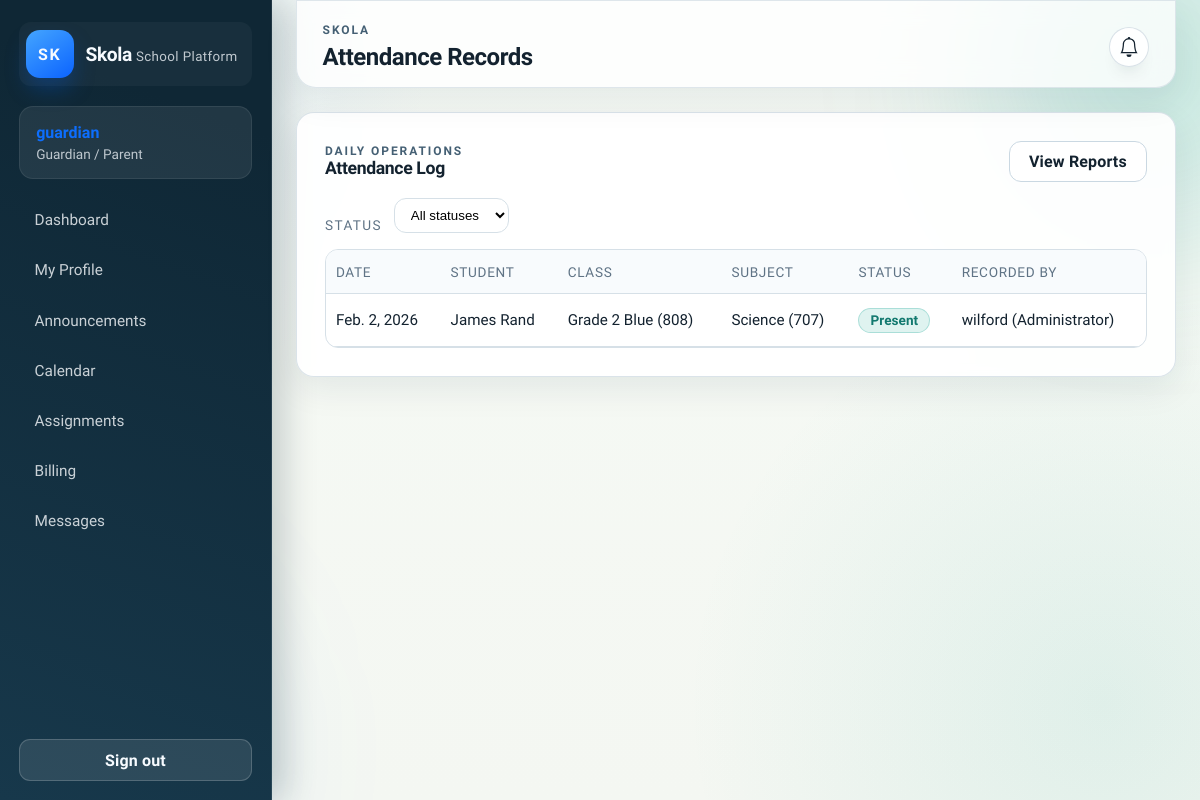
The app's page /attendance/ (signed in), older data.
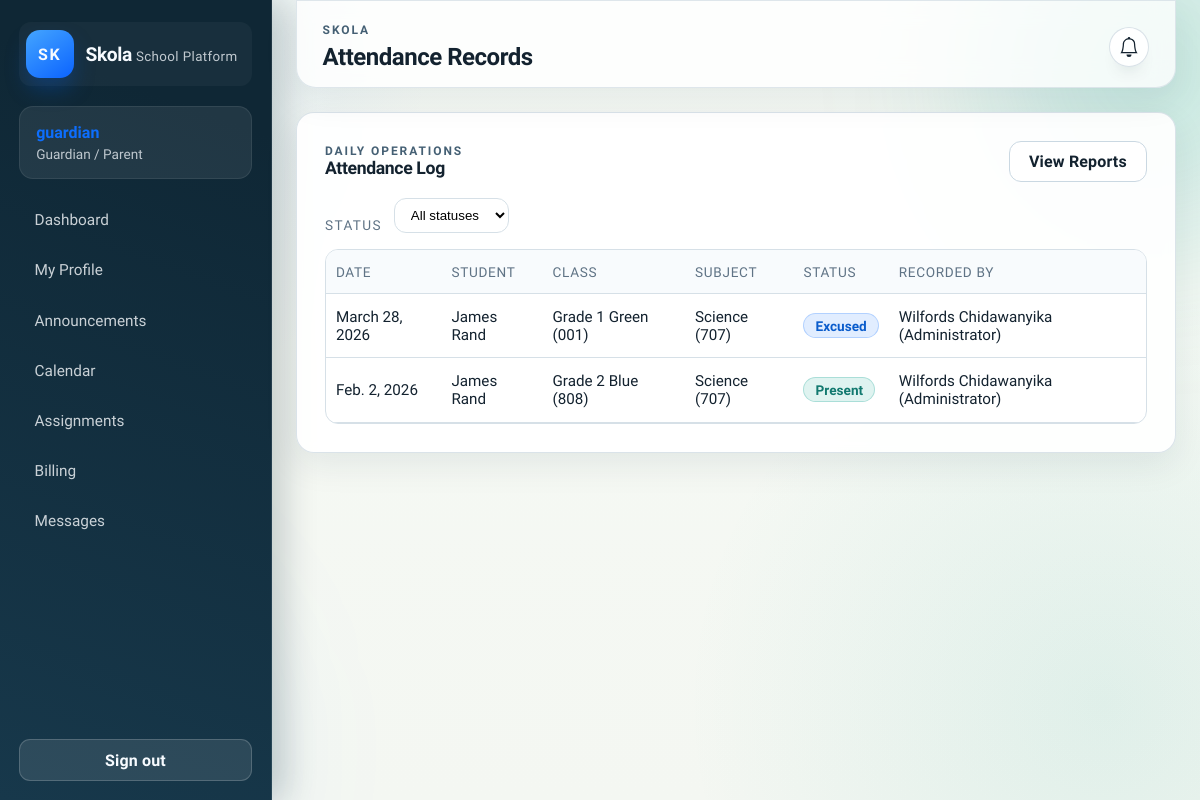
The same page, newer data.
### accounts/models.py (models this page shows)
class User(AbstractUser):
	class Role(models.TextChoices):
		ADMIN = 'ADMIN', 'Administrator'
		STAFF = 'STAFF', 'Staff'
		TEACHER = 'TEACHER', 'Teacher'
		STUDENT = 'STUDENT', 'Student'
		GUARDIAN = 'GUARDIAN', 'Guardian / Parent'
	role = models.CharField(max_length=20, choices=Role.choices, default=Role.STAFF)
	@property
	def display_name(self) -> str:
		return self.get_full_name() or self.username
	def __str__(self) -> str:
		return f"{self.display_name} ({self.get_role_display()})"

### attendance/models.py (models this page shows, shortened)
class AttendanceRecord(models.Model):
	class Status(models.TextChoices):
		PRESENT = 'PRESENT', 'Present'
		ABSENT = 'ABSENT', 'Absent'
		LATE = 'LATE', 'Late'
		EXCUSED = 'EXCUSED', 'Excused'
	student = models.ForeignKey(Student, on_delete=models.CASCADE, related_name='attendance_records')
	classroom = models.ForeignKey(Classroom, on_delete=models.CASCADE, related_name='attendance_records')
	subject = models.ForeignKey(Subject, on_delete=models.SET_NULL, null=True, blank=True, related_name='attendance_records')
	date = models.DateField()
	status = models.CharField(max_length=10, choices=Status.choices, default=Status.PRESENT)
	notes = models.TextField(blank=True)
	recorded_by = models.ForeignKey(settings.AUTH_USER_MODEL, on_delete=models.SET_NULL, null=True, related_name='attendance_records')
	recorded_at = models.DateTimeField(auto_now_add=True)
	digest_sent_at = models.DateTimeField(null=True, blank=True, db_index=True)
	class Meta:
		ordering = ['-date', 'student__admission_number']
		unique_together = ('student', 'subject', 'date')

### students/models.py (models this page shows, shortened)
class Student(models.Model):
	class Status(models.TextChoices):
		ACTIVE = 'ACTIVE', 'Active'
		INACTIVE = 'INACTIVE', 'Inactive'
		GRADUATED = 'GRADUATED', 'Graduated'
	user = models.OneToOneField(
		settings.AUTH_USER_MODEL,
		on_delete=models.SET_NULL,
		related_name='student_profile',
		blank=True,
		null=True,
	)
	admission_number = models.CharField(max_length=32, unique=True)
	first_name = models.CharField(max_length=150)
	last_name = models.CharField(max_length=150)
	date_of_birth = models.DateField()
	current_classroom = models.ForeignKey(
		'academics.Classroom',
		on_delete=models.SET_NULL,
		related_name='students',
		blank=True,
		null=True,
		help_text='Current primary classroom/section.',
	)
	guardian_name = models.CharField(max_length=255)
	guardian_user = models.ForeignKey(
		settings.AUTH_USER_MODEL,
		on_delete=models.SET_NULL,
		related_name='guardian_students',
		blank=True,
		null=True,
		help_text='Optional portal account for guardians/parents.',
	)
	contact_email = models.EmailField(blank=True)
	contact_phone = models.CharField(max_length=32, blank=True)
	status = models.CharField(max_length=16, choices=Status.choices, default=Status.ACTIVE)
	enrolled_on = models.DateField(auto_now_add=True)
	class Meta:
		ordering = ['admission_number']
	@property
	def full_name(self) -> str:
		return f"{self.first_name} {self.last_name}".strip()

### academics/models.py (models this page shows)
class Classroom(models.Model):
	name = models.CharField(max_length=120)
	code = models.CharField(max_length=20, unique=True)
	homeroom_teacher = models.ForeignKey(
		settings.AUTH_USER_MODEL,
		on_delete=models.SET_NULL,
		related_name='homeroom_classes',
		null=True,
		blank=True,
	)
	description = models.TextField(blank=True)
	class Meta:
		ordering = ['code']
	def __str__(self) -> str:
		return f"{self.name} ({self.code})"

class Subject(models.Model):
	name = models.CharField(max_length=120)
	code = models.CharField(max_length=20, unique=True)
	classroom = models.ForeignKey(
		Classroom,
		on_delete=models.CASCADE,
		related_name='subjects',
	)
	teacher = models.ForeignKey(
		settings.AUTH_USER_MODEL,
		on_delete=models.SET_NULL,
		related_name='subjects_taught',
		null=True,
		blank=True,
	)
	weekly_sessions = models.PositiveIntegerField(default=3)
	class Meta:
		ordering = ['code']
	def __str__(self) -> str:
		return f"{self.name} ({self.code})"

### attendance/views.py (the view)
# urls.py: path('', views.attendance_list, name='list'),
@login_required
def attendance_list(request):
	records = AttendanceRecord.objects.select_related('student', 'classroom', 'subject')
	status_filter = request.GET.get('status')
	if status_filter:
		records = records.filter(status=status_filter)
	can_manage = request.user.is_superuser or request.user.role == User.Role.ADMIN
	can_record = can_manage or request.user.role in {User.Role.STAFF, User.Role.TEACHER}
	return render(
		request,
		'attendance/attendance_list.html',
		{
			'records': records,
			'status_filter': status_filter,
			'statuses': AttendanceRecord.Status.choices,
			'can_manage_attendance': can_manage,
			'can_record_attendance': can_record,
		},
	)

### messaging/user_status.py (called while the page is built)
def update_user_status(user):
    if user.is_authenticated:
        cache_key = LAST_SEEN_KEY.format(user_id=user.id)
        cache.set(cache_key, timezone.now(), 300)  # 5 minutes

    def __call__(self, request):
        if request.user.is_authenticated:
            update_user_status(request.user)
        response = self.get_response(request)
        return response

### skola/templates/attendance/attendance_list.html (shortened to what this page needs)
{% extends 'base.html' %}
{% block page_title %}Attendance Records{% endblock %}
{% block content %}
<section class="panel">
    <div class="panel-header">
        <div>
            <p class="page-label">Daily Operations</p>
            <h2 class="panel-title">Attendance Log</h2>
        </div>
        <div class="panel-actions" style="display: flex; gap: 0.5rem;">
            <a class="btn btn-neutral" href="{% url 'attendance:reports' %}">View Reports</a>
        </div>
    </div>
    <form method="get" class="filter-bar">
        <label>Status</label>
        <select name="status" onchange="this.form.submit()">
            <option value="">All statuses</option>
        </select>
    </form>
    <div class="table-scroll">
        <table class="table">
            <thead>
                <tr>
                    <th>Date</th>
                    <th>Student</th>
                    <th>Class</th>
                    <th>Subject</th>
                    <th>Status</th>
                    <th>Recorded By</th>
                </tr>
            </thead>
            <tbody>
                {% for record in records %}
                    <tr>
                        <td>{{ record.date }}</td>
                        <td>{{ record.student.full_name }}</td>
                        <td>{{ record.classroom }}</td>
                        <td>{{ record.subject|default:"-" }}</td>
                        <td>
                            {% if record.status == record.Status.PRESENT %}
                                <span class="status-pill status-present">{{ record.get_status_display }}</span>
                            {% elif record.status == record.Status.ABSENT %}
                                <span class="status-pill status-absent">{{ record.get_status_display }}</span>
                            {% elif record.status == record.Status.LATE %}
                                <span class="status-pill status-late">{{ record.get_status_display }}</span>
                            {% else %}
                                <span class="status-pill status-excused">{{ record.get_status_display }}</span>
                            {% endif %}
                        </td>
                        <td>{{ record.recorded_by }}</td>
                    </tr>
                {% empty %}
                    <tr><td colspan="{% if can_manage_attendance %}7{% else %}6{% endif %}">No records yet.</td></tr>
                {% endfor %}
            </tbody>
        </table>
    </div>
</section>
{% endblock %}

### skola/templates/base.html (shortened to what this page needs)
<!DOCTYPE html>
<html lang="en">
{% load static %}
<head>
    <link rel="stylesheet" href="{% static 'css/base.css' %}">
    <link rel="stylesheet" href="{% static 'css/ui-refresh.css' %}">
</head>
<body>
    <div class="app-shell">
        <aside class="app-sidebar" id="appSidebar">
            <div class="brand">
                <div class="brand-mark">SK</div>
                <div class="brand-copy">
                    <span>Skola</span>
                    <small>School Platform</small>
                </div>
            </div>
            {% if request.user.is_authenticated %}
                <a href="{% url 'accounts:profile' %}" class="user-card-link">
                    <div class="user-card">
                        <p class="user-name">{{ request.user.display_name }}</p>
                        <p class="user-role">{{ request.user.get_role_display }}</p>
                    </div>
                </a>
                <nav class="sidebar-nav" id="sidebarNav">
                    <a href="{% url 'accounts:dashboard' %}" class="nav-link{% if request.resolver_match.url_name == 'dashboard' %} is-active{% endif %}">Dashboard</a>
                    <a href="{% url 'accounts:profile' %}" class="nav-link">My Profile</a>
                    <a href="{% url 'announcements:list' %}" class="nav-link{% if request.resolver_match.namespace == 'announcements' %} is-active{% endif %}">Announcements</a>
                    <a href="{% url 'calendar:index' %}" class="nav-link{% if request.resolver_match.namespace == 'calendar' %} is-active{% endif %}">Calendar</a>
                    <a href="{% url 'assignments:list' %}" class="nav-link{% if request.resolver_match.namespace == 'assignments' %} is-active{% endif %}">Assignments</a>
                    {% if request.user.is_superuser or request.user.role == 'ADMIN' or request.user.role == 'STAFF' or request.user.role == 'GUARDIAN' or request.user.role == 'STUDENT' %}
                        <a href="{% url 'billing:invoice_list' %}" class="nav-link{% if request.resolver_match.namespace == 'billing' %} is-active{% endif %}">Billing</a>
                    {% endif %}
                    <a href="{% url 'messaging:inbox' %}" class="nav-link{% if request.resolver_match.namespace == 'messaging' %} is-active{% endif %}">Messages</a>
                </nav>
                <a class="btn btn-ghost" href="{% url 'accounts:logout' %}">Sign out</a>
            {% else %}
                <nav class="sidebar-nav">
                    <a class="nav-link" href="{% url 'accounts:login' %}">Login</a>
                    <a class="nav-link" href="{% url 'accounts:register' %}">Register</a>
                </nav>
            {% endif %}
        </aside>
        <div class="app-main">
            <header class="app-header">
                <div class="header-main">
                    <div>
                        <p class="page-label">Skola</p>
                        <h1 class="page-title">{% block page_title %}School Command Center{% endblock %}</h1>
                    </div>
                </div>
                <div class="header-actions">
                    {% if request.user.is_authenticated %}
                        <a href="{% url 'notifications:list' %}" class="notification-bell"
                           hx-get="{% url 'notifications:unread_count' %}"
                                    hx-trigger="load"
                           hx-target="#notificationBadge"
                           hx-swap="outerHTML">
                        </a>
                    {% endif %}
                </div>
            </header>
            <main class="app-content">
                <div class="content-container">
                    {% block content %}{% endblock %}
                </div>
            </main>
        </div>
    </div>
</body>
</html>

### skola/static/css/base.css (style rules this page uses)
:root { --bg-body: #f4f6fb; --bg-panel: #ffffff; --bg-sidebar: #0f172a; --bg-sidebar-accent: rgba(148, 163, 184, 0.1); --text-primary: #0f172a; --text-muted: #6b7280; --text-inverse: #f8fafc; --primary: #2563eb; --primary-dark: #1e3a8a; --success: #0ea5e9; --warning: #f59e0b; --danger: #ef4444; --border: #e2e8f0; --card-radius: 16px; --shadow-soft: 0 25px 50px -12px rgba(15, 23, 42, 0.25); --shadow-card: 0 10px 40px rgba(15, 23, 42, 0.08); }
* { box-sizing: border-box; }
body { margin: 0; font-family: 'Nunito Sans', 'Segoe UI', Tahoma, Geneva, Verdana, sans-serif; background: var(--bg-body); color: var(--text-primary); min-height: 100vh; }
a { color: var(--primary); text-decoration: none; }
.app-shell { display: grid; grid-template-columns: 280px 1fr; min-height: 100vh; }
.app-sidebar { background: var(--bg-sidebar); color: var(--text-inverse); padding: 2rem 1.5rem; display: flex; flex-direction: column; gap: 2rem; }
.brand { display: flex; align-items: center; gap: 0.75rem; }
.brand-mark { width: 48px; height: 48px; border-radius: 12px; background: linear-gradient(135deg, #60a5fa, #2563eb); display: grid; place-items: center; font-weight: 700; letter-spacing: 0.1em; }
.brand-copy span { font-size: 1.2rem; font-weight: 600; }
.brand-copy small { color: rgba(248, 250, 252, 0.7); }
.user-card-link { text-decoration: none; display: block; transition: transform 0.2s; }
.user-card { background: var(--bg-sidebar-accent); border-radius: 14px; padding: 1rem; transition: background 0.2s; }
.user-name { margin: 0; font-weight: 600; }
.user-role { margin: 0.25rem 0 0; color: rgba(248, 250, 252, 0.6); font-size: 0.85rem; }
.sidebar-nav { display: flex; flex-direction: column; gap: 0.35rem; }
.nav-link { padding: 0.65rem 0.85rem; border-radius: 10px; color: rgba(248, 250, 252, 0.8); font-weight: 500; transition: background 0.2s, color 0.2s; }
.btn { display: inline-flex; align-items: center; justify-content: center; gap: 0.35rem; padding: 0.65rem 1.2rem; border-radius: 999px; font-weight: 600; border: none; cursor: pointer; transition: transform 0.2s ease, box-shadow 0.2s ease; }
.btn-ghost { background: rgba(248, 250, 252, 0.08); color: #fff; }
.btn-neutral { background: #fff; color: var(--text-primary); border: 1px solid var(--border); box-shadow: none; }
.app-main { display: flex; flex-direction: column; min-height: 100vh; }
.app-header { padding: 2.5rem 3rem 1rem; display: flex; align-items: center; justify-content: space-between; }
.page-label { margin: 0; text-transform: uppercase; letter-spacing: 0.2em; font-size: 0.75rem; color: var(--text-muted); }
.page-title { margin: 0.4rem 0 0; font-size: clamp(1.5rem, 2vw, 2.4rem); }
.app-content { padding: 0 3rem 3rem; }
.content-container { max-width: 1200px; margin: 0 auto; }
form { width: 100%; }
.panel { background: var(--bg-panel); border-radius: var(--card-radius); padding: 1.75rem; box-shadow: var(--shadow-card); }
.panel-header { display: flex; justify-content: space-between; align-items: center; margin-bottom: 1rem; }
.panel-actions { display: flex; gap: 0.75rem; }
.panel-title { margin: 0; font-size: 1.1rem; }
.table-scroll { overflow-x: auto; }
.table { width: 100%; border-collapse: collapse; font-size: 0.95rem; }
.table th, .table td { border-bottom: 1px solid var(--border); padding: 0.9rem 0.4rem; text-align: left; }
.table th { color: var(--text-muted); font-weight: 500; font-size: 0.85rem; letter-spacing: 0.05em; text-transform: uppercase; }
.status-pill { display: inline-flex; align-items: center; gap: 0.35rem; padding: 0.15rem 0.75rem; border-radius: 999px; font-size: 0.85rem; font-weight: 600; background: rgba(15, 23, 42, 0.05); }
.status-present { background: rgba(34, 197, 94, 0.12); color: #15803d; }
.status-excused { background: rgba(14, 165, 233, 0.15); color: #0369a1; }
.filter-bar { display: flex; gap: 0.75rem; align-items: center; margin-bottom: 1rem; }
.filter-bar select { border: 1px solid var(--border); border-radius: 12px; padding: 0.5rem 0.75rem; background: #fff; }
.filter-bar label { font-size: 0.85rem; color: var(--text-muted); text-transform: uppercase; letter-spacing: 0.1em; }

### skola/templates/base.html (style rules this page uses)
.header-actions { display: flex; align-items: center; gap: 1rem; }
.notification-bell { position: relative; display: flex; align-items: center; justify-content: center; width: 40px; height: 40px; border-radius: 50%; background: var(--bg-panel); color: var(--text-primary); text-decoration: none; transition: all 0.2s; }

Row changes from the older to the newer data that the page shows:
added AttendanceRecord: date "March 28, 2026", student.full_name "James Rand", classroom "Grade 1 Green (001)", subject "Science (707)", status "Excused", recorded_by "Wilfords Chidawanyika (Administrator)"
changed through a linked row, AttendanceRecord "Feb. 2, 2026": recorded_by "wilford (Administrator)" → "Wilfords Chidawanyika (Administrator)"
